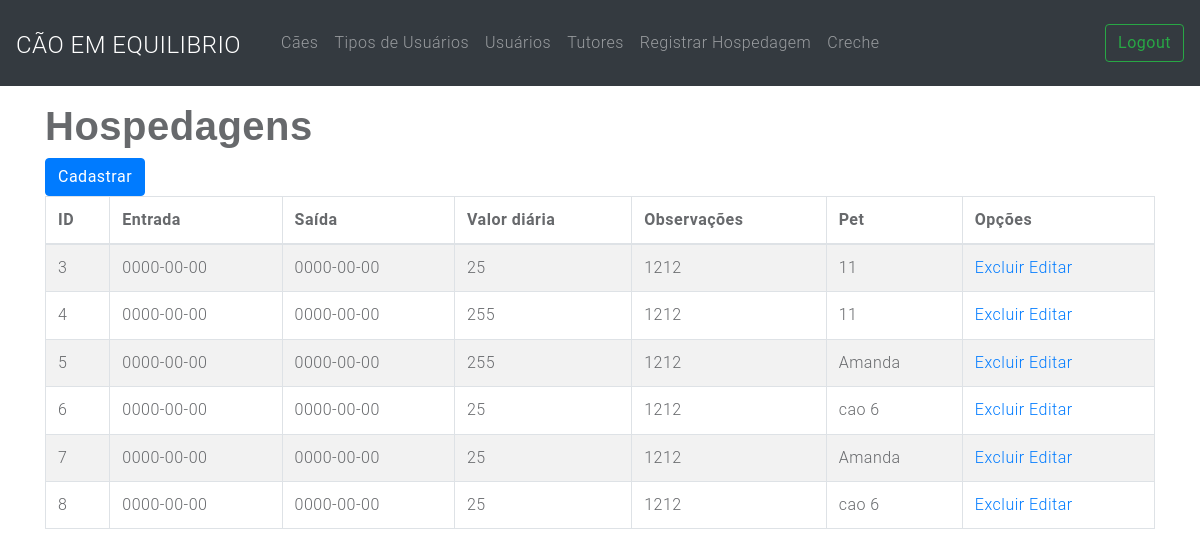
Page /hospedagemIndex.php (signed in) on the committed database.
### tables this page shows
CREATE TABLE `hospedagem` (
  `id` int(11) NOT NULL,
  `entrada` date NOT NULL,
  `saida` date NOT NULL,
  `valor_diaria` double NOT NULL,
  `observacoes` text NOT NULL,
  `id_pet` int(11) NOT NULL
);

CREATE TABLE `pet` (
  `id` int(11) NOT NULL,
  `nome` varchar(100) NOT NULL,
  `raca` varchar(100) NOT NULL,
  `peso` double NOT NULL,
  `foto` varchar(200) NOT NULL,
  `ativo` tinyint(1) NOT NULL DEFAULT '1'
);

### funcao.php (called while the page is built, shortened)
<?php
   function obterConexao() {
    $conexao = mysqli_connect("localhost", "root", "", "caoemequilibrio");
    mysqli_set_charset($conexao, 'utf8');
    return $conexao;
  }
    function obterHospedagem(){
      $conexao = obterConexao();
      $resultado = mysqli_query($conexao,
      "SELECT hospedagem.*,pet.nome as nomePet FROM hospedagem JOIN pet ON hospedagem.id_pet = pet.id");
       $hospedagem = array();
       if ($resultado) {
         $hospedagem = mysqli_fetch_all($resultado,
             MYSQLI_ASSOC);
       }
       return $hospedagem;
     }
?>

### hospedagemIndex.php (the view, shortened to what this page needs)
<!DOCTYPE html>
<html>
<head>
   <?php include_once 'shared/menuSuperior.php';
   $hp=obterHospedagem();
   ?>
</head>
<body>
<div class="container">
      <h1>Hospedagens</h1>
      <a class="btn btn-primary" href="hospedagemCreate.php">Cadastrar</a>
      <table class="table table-bordered table-striped">
        <thead>
          <tr>
            <th scope="col">ID</th>
            <th scope="col">Entrada</th>
            <th scope="col">Saída</th>
            <th scope="col">Valor diária</th>
            <th scope="col">Observações</th>
            <th scope="col">Pet</th>
            <th scope="col">Opções</th>
          </tr>
        </thead>
        <tbody>
          <?php
             foreach ($hp as $p) {
                echo "<tr>";
                echo "<td scope='col'>".$p['id']."</td>";
                echo "<td scope='col'>".$p['entrada']."</td>";
                echo "<td scope='col'>".$p['saida']."</td>";
                echo "<td scope='col'>".$p['valor_diaria']."</td>";
                echo "<td scope='col'>".$p['observacoes']."</td>";
                echo "<td scope='col'>".$p['nomePet']."</td>";
                echo "<td scope='col'><a href='deletarHospedagem.php?id=".$p['id']."'>Excluir</a> <a href='editarHospedagem.php?id=".$p['id']."'>Editar</a></td>";
                echo "</tr>";
              }
           ?>
        </tbody>
      </table>
    </div>
</body>
</html>

### shared/menuSuperior.php (shortened to what this page needs)
<?php
  include_once "funcao.php";
?>
<head>
    <link rel="stylesheet" href="https://stackpath.bootstrapcdn.com/bootstrap/4.1.3/css/bootstrap.min.css">
    <link rel="stylesheet" href="//code.jquery.com/ui/1.12.1/themes/base/jquery-ui.css">
  <link rel="stylesheet" href="/resources/demos/style.css">
    <nav class="navbar navbar-expand-lg navbar-dark  bg-dark" style="margin-bottom: 1rem">
    <a class="navbar-brand" href="Principal.php">Cão em Equilibrio</a>
    <div class="collapse navbar-collapse" id="conteudoNavbarSuportado">
        <ul class="navbar-nav mr-auto">
            <li class="nav-item active">
                <a class="nav-link" href="#"> <span class="sr-only">(página atual)</span></a>
            </li>
            <li class="nav-item">
                    <a class="nav-link" href="petIndex.php">Cães</a>
            </li>
            <li class="nav-item">
                     <a class="nav-link" href="tipoUsuarioIndex.php">Tipos de Usuários</a>
            </li>
            <li class="nav-item">
                     <a class="nav-link" href="usuarioIndex.php">Usuários</a>
            </li>
            <li class="nav-item">
                     <a class="nav-link" href="tutorIndex.php">Tutores</a>
            </li>
            <li class="nav-item">
                     <a class="nav-link" href="hospedagemIndex.php">Registrar Hospedagem</a>
            </li>
            <li class="nav-item">
                     <a class="nav-link" href="crecheIndex.php">Creche</a>
            </li>
        </ul>
        <form class="form-inline my-2 my-lg-0">
            <a class="btn btn-outline-success my-2 my-sm-0" href="logout.php">Logout</a>
        </form>
    </div>
</nav>
</head>

### css/style.css (style rules this page uses)
body { line-height: 1.4; font-family: 'Roboto', sans-serif; color: #67696c; font-size: 16px; font-weight: 300; letter-spacing: 0.5px; overflow-x: hidden; }
ol, ul { list-style: none; }
table { border-collapse: collapse; border-spacing: 0; }
h1, h2, h3, h4, h5, h6 { font-family: 'Raleway', sans-serif; font-weight: 600; }
.navbar-brand { padding: 0px; font-size: 24px; text-transform: uppercase; padding: 15px 0px; margin-top: 6px; }

### rows in the picture
hospedagem: id "3", entrada "0000-00-00", saida "0000-00-00", valor_diaria "25", observacoes "1212", id_pet.nome "11"
hospedagem: id "4", entrada "0000-00-00", saida "0000-00-00", valor_diaria "255", observacoes "1212", id_pet.nome "11"
hospedagem: id "5", entrada "0000-00-00", saida "0000-00-00", valor_diaria "255", observacoes "1212", id_pet.nome "Amanda"
hospedagem: id "6", entrada "0000-00-00", saida "0000-00-00", valor_diaria "25", observacoes "1212", id_pet.nome "cao 6"
hospedagem: id "7", entrada "0000-00-00", saida "0000-00-00", valor_diaria "25", observacoes "1212", id_pet.nome "Amanda"
hospedagem: id "8", entrada "0000-00-00", saida "0000-00-00", valor_diaria "25", observacoes "1212", id_pet.nome "cao 6"
